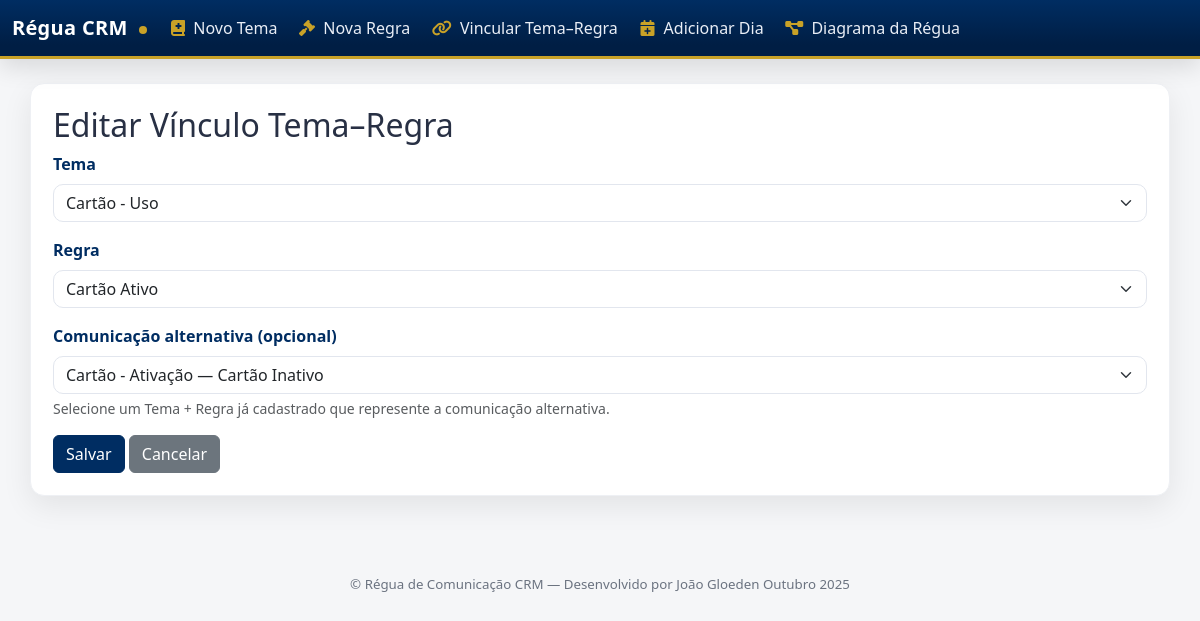
The page /tema_regra/7/editar on the database its author committed.
### regua_app/models.py (models this page shows, shortened)
class TemaRegra(db.Model):
    __tablename__ = 'temas_regras'
    id = db.Column(db.Integer, primary_key=True)
    tema_id = db.Column(
        db.Integer,
        db.ForeignKey('temas.id', ondelete='CASCADE'),
        nullable=False,
    )
    regra_id = db.Column(
        db.Integer,
        db.ForeignKey('regras.id', ondelete='CASCADE'),
        nullable=False,
    )
    tema_id_alternativo = db.Column(
        db.Integer,
        db.ForeignKey('temas.id', ondelete='SET NULL'),
        nullable=True,
    )
    alternativa_id = db.Column(
        db.Integer,
        db.ForeignKey('temas_regras.id', ondelete='SET NULL'),
        nullable=True,
    )
    tema = db.relationship('Tema', foreign_keys=[tema_id], backref='tema_regras')
    regra = db.relationship('Regra', foreign_keys=[regra_id], backref='tema_regras')
    tema_alternativo = db.relationship(
        'Tema', foreign_keys=[tema_id_alternativo], backref='tema_regra_alternativas'
    )
    alternativa = db.relationship(
        'TemaRegra',
        remote_side=[id],
        backref='variacoes',
        foreign_keys=[alternativa_id],
    )

class Tema(db.Model):
    __tablename__ = 'temas'
    id = db.Column(db.Integer, primary_key=True)
    nome = db.Column(db.String(100), nullable=False)
    descricao = db.Column(db.Text, nullable=True)
    objetivo = db.Column(db.Text, nullable=True)
    id_alternativo = db.Column(
        db.Integer,
        db.ForeignKey('temas.id', ondelete='SET NULL'),
        nullable=True,
    )
    alternativo = db.relationship('Tema', remote_side=[id], backref='variacoes')

class Regra(db.Model):
    __tablename__ = 'regras'
    id = db.Column(db.Integer, primary_key=True)
    descricao = db.Column(db.Text, nullable=False)

### regua_app/routes.py (the view, shortened to what this page needs)
@bp.route('/tema_regra/<int:tr_id>/editar', methods=['GET', 'POST'])
def editar_tema_regra(tr_id):
    tema_regra = TemaRegra.query.get_or_404(tr_id)
    temas = Tema.query.all()
    regras = Regra.query.all()
    tema_regra_opcoes = (
        TemaRegra.query.options(
            selectinload(TemaRegra.tema),
            selectinload(TemaRegra.regra),
        )
        .filter(TemaRegra.id != tr_id)
        .order_by(TemaRegra.id)
        .all()
    )
    return render_template(
        'tema_regra_form.html',
        temas=temas,
        regras=regras,
        tema_regra=tema_regra,
        tema_regra_opcoes=tema_regra_opcoes,
    )

### regua_app/__init__.py (called while the page is built)
def create_app():
    app = Flask(__name__)
    app.config['SECRET_KEY'] = 'dev'
    app.config['SQLALCHEMY_DATABASE_URI'] = 'sqlite:///regua_comunicacao.db'
    app.config['SQLALCHEMY_TRACK_MODIFICATIONS'] = False
    db.init_app(app)
    @app.before_request
    def before_request():
        from sqlalchemy import text
        db.session.execute(text('PRAGMA foreign_keys = ON'))
    from . import models  # noqa: F401
    from .routes import bp as routes_bp  # noqa: F401
    app.register_blueprint(routes_bp)
    with app.app_context():
        db.create_all()
    return app

### regua_app/templates/tema_regra_form.html (shortened to what this page needs)
{% extends 'base.html' %}
{% block content %}
<h2>{% if tema_regra %}Editar Vínculo Tema–Regra{% else %}Novo Vínculo Tema–Regra{% endif %}</h2>
<form method="post">
  <div class="mb-3">
    <label for="tema_id" class="form-label">Tema</label>
    <select id="tema_id" name="tema_id" class="form-select" required>
      {% for t in temas %}
      <option value="{{ t.id }}"{% if tema_regra and tema_regra.tema_id == t.id %} selected{% endif %}>
        {{ t.nome }}
      </option>
      {% endfor %}
    </select>
  </div>
  <div class="mb-3">
    <label for="regra_id" class="form-label">Regra</label>
    <select id="regra_id" name="regra_id" class="form-select" required>
      {% for r in regras %}
      <option value="{{ r.id }}"{% if tema_regra and tema_regra.regra_id == r.id %} selected{% endif %}>
        {{ r.descricao }}
      </option>
      {% endfor %}
    </select>
  </div>
  <div class="mb-3">
    <label for="alternativa_id" class="form-label">Comunicação alternativa (opcional)</label>
    <select id="alternativa_id" name="alternativa_id" class="form-select">
      {% for vinculo in tema_regra_opcoes %}
      <option value="{{ vinculo.id }}"{% if tema_regra and tema_regra.alternativa_id == vinculo.id %} selected{% endif %}>
        {{ vinculo.tema.nome }} — {{ vinculo.regra.descricao }}
      </option>
      {% endfor %}
    </select>
    <div class="form-text">Selecione um Tema + Regra já cadastrado que represente a comunicação alternativa.</div>
  </div>
  <button type="submit" class="btn btn-primary">Salvar</button>
  <a href="{{ url_for('routes.home') }}" class="btn btn-secondary">Cancelar</a>
</form>
{% endblock %}

### regua_app/templates/base.html (style rules this page uses)
:root { --safra-blue:#002d62; --safra-blue-2:#0b3870; --safra-gold:#c9a227; --safra-gold-2:#e0be3a; --bg-soft:#f5f6f8; --card-radius:14px; --ring:0 10px 30px rgba(0,0,0,.08); }
html,body { height:100%; }
body { background: var(--bg-soft); color:#283044; -webkit-font-smoothing: antialiased; -moz-osx-font-smoothing: grayscale; }
.btn-primary { background: var(--safra-blue); border-color: var(--safra-blue); }
.form-label { font-weight:600; color: var(--safra-blue); }
.form-control, .form-select { border-radius:10px; border:1px solid #e2e6ee; }

### rows shown on the page
TemaRegra: tema_id "Cartão - Uso", regra_id "Cartão Ativo", alternativa_id "Cartão - Ativação — Cartão Inativo"
